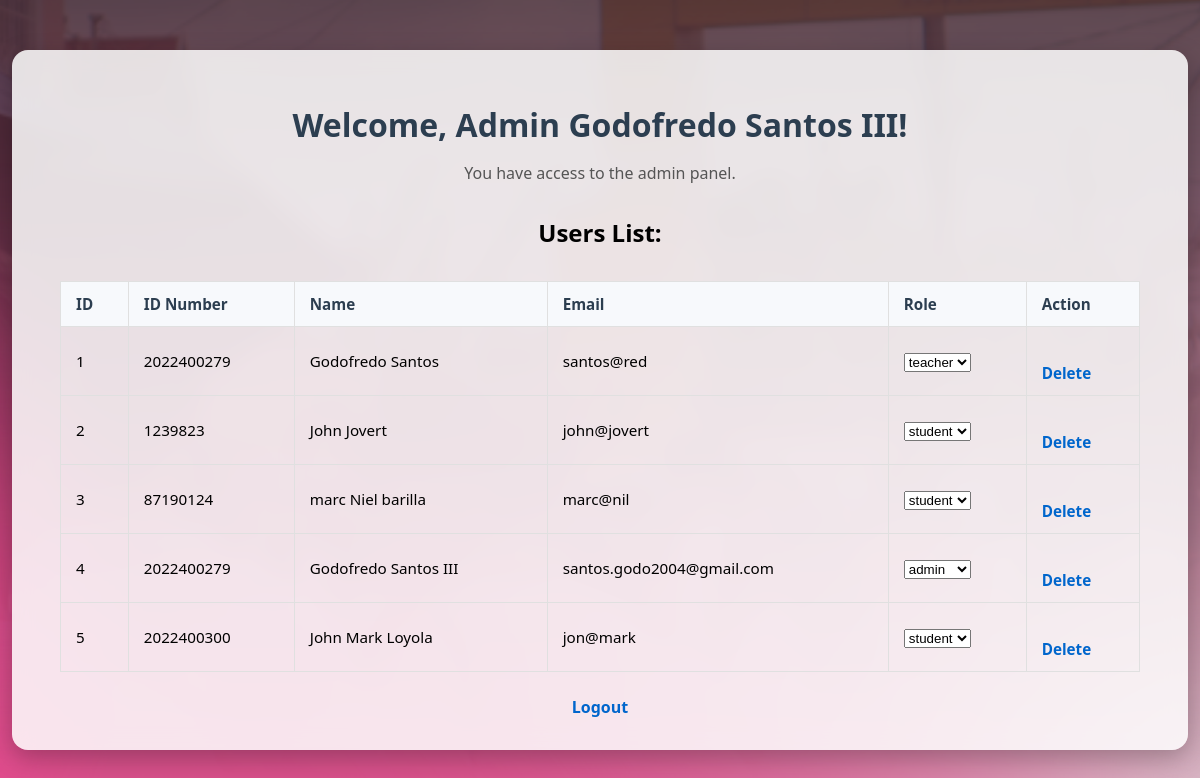
Screenshot of /admin.php (signed in) with the database file from the repository.
### tables this page shows
CREATE TABLE `users` (
  `id` int(11) NOT NULL,
  `name` varchar(100) DEFAULT NULL,
  `id_number` varchar(20) DEFAULT NULL,
  `email` varchar(100) DEFAULT NULL,
  `password` varchar(100) DEFAULT NULL,
  `role` enum('student','teacher','admin') DEFAULT 'student',
  `profile_image` mediumtext DEFAULT NULL
);

### admin.php (the view, shortened to what this page needs)
<?php
include 'connect.php';
$email = $_SESSION['email'];
$sql = "SELECT * FROM users WHERE email='$email'";
$result = $conn->query($sql);
if ($result->num_rows > 0) {
    $user = $result->fetch_assoc();
} else {
    echo "User not found.";
    exit();
}
$usersSql = "SELECT * FROM users";
$usersResult = $conn->query($usersSql);
?>
<!DOCTYPE html>
<html lang="en">
<head>
    <link rel="stylesheet" href="admin.css">
</head>
<body>
    <div class="admin-container">
        <h1>Welcome, Admin <?php echo htmlspecialchars($user['name'] ?? 'Admin'); ?>!</h1>
        <p>You have access to the admin panel.</p>
        <h2>Users List:</h2>
        <table>
            <tr>
                <th>ID</th>
                <th>ID Number</th>
                <th>Name</th>
                <th>Email</th>
                <th>Role</th>
                <th>Action</th>
            </tr>
            <?php while ($row = $usersResult->fetch_assoc()) { ?>
            <tr data-id="<?php echo $row['id']; ?>">
                <td><?php echo $row['id']; ?></td>
                <td contenteditable="true" onblur="updateUser(this, 'id_number')"><?php echo htmlspecialchars($row['id_number']); ?></td>
                <td contenteditable="true" onblur="updateUser(this, 'name')"><?php echo htmlspecialchars($row['name']); ?></td>
                <td contenteditable="true" onblur="updateUser(this, 'email')"><?php echo htmlspecialchars($row['email']); ?></td>
                <td>
                    <select onchange="updateUserSelect(this, 'role')">
                        <option value="admin" <?php if($row['role'] === 'admin') echo 'selected'; ?>>admin</option>
                        <option value="teacher" <?php if($row['role'] === 'teacher') echo 'selected'; ?>>teacher</option>
                        <option value="student" <?php if($row['role'] === 'student') echo 'selected'; ?>>student</option>
                    </select>
                </td>
                <td><a href="deleteUser.php?id=<?php echo $row['id']; ?>">Delete</a></td>
            </tr>
            <?php } ?>
        </table>
        <a href="logout.php">Logout</a>
    </div>
</body>
</html>

### admin.css (style rules this page uses)
body { background: url(background/background_home.png) no-repeat center center fixed; background-size: cover; font-family: 'Segoe UI', Tahoma, Geneva, Verdana, sans-serif; margin: 0; padding: 0; display: flex; justify-content: center; align-items: center; height: 100vh; }
.admin-container { background: rgba(255, 255, 255, 0.85); backdrop-filter: blur(10px); padding: 2rem 3rem; border-radius: 16px; box-shadow: 0 8px 24px rgba(0, 0, 0, 0.25); width: 90%; max-width: 1100px; text-align: center; }
h1 { color: #2c3e50; font-size: 2rem; margin-bottom: 0.5rem; }
p { color: #555; margin-bottom: 2rem; }
a { display: inline-block; margin-top: 1.5rem; color: #0066cc; text-decoration: none; font-weight: 600; transition: color 0.3s ease; }
table { width: 100%; border-collapse: collapse; margin-top: 2rem; font-size: 0.95rem; }
table th, table td { border: 1px solid #e0e0e0; padding: 12px 15px; text-align: left; transition: background-color 0.3s ease; }
th { background-color: #f7f9fc; color: #2c3e50; font-weight: 600; }

### rows the page displays
users: name "Godofredo Santos III", id "4", id_number "2022400279", email "santos.godo2004@gmail.com", role "admin"
users: id "1", id_number "2022400279", name "Godofredo Santos", email "santos@red", role "teacher"
users: id "2", id_number "1239823", name "John Jovert", email "john@jovert", role "student"
users: id "3", id_number "87190124", name "marc Niel barilla", email "marc@nil", role "student"
users: id "5", id_number "2022400300", name "John Mark Loyola", email "jon@mark", role "student"
